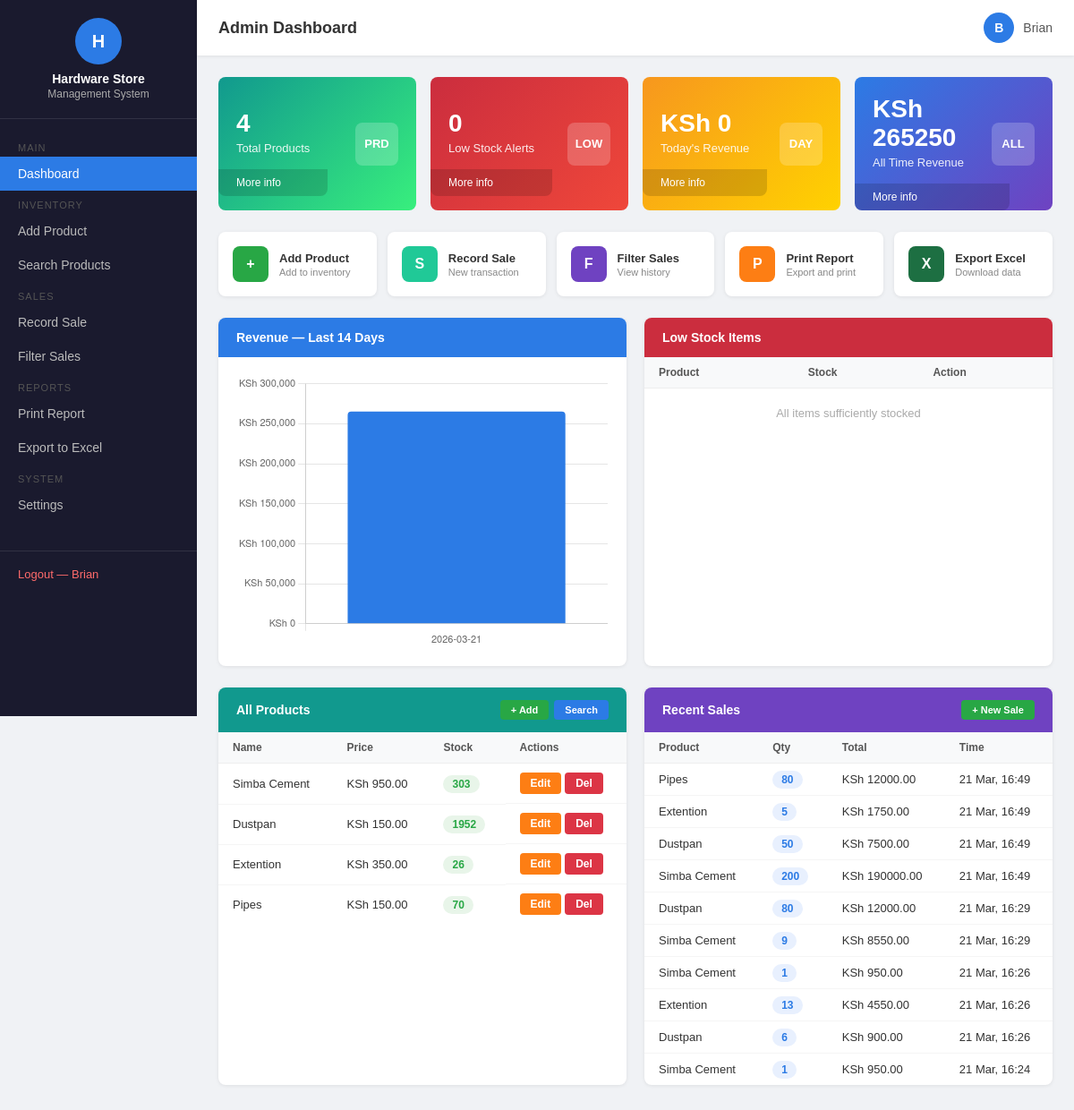
The app's page /dashboard/ (signed in), older data.
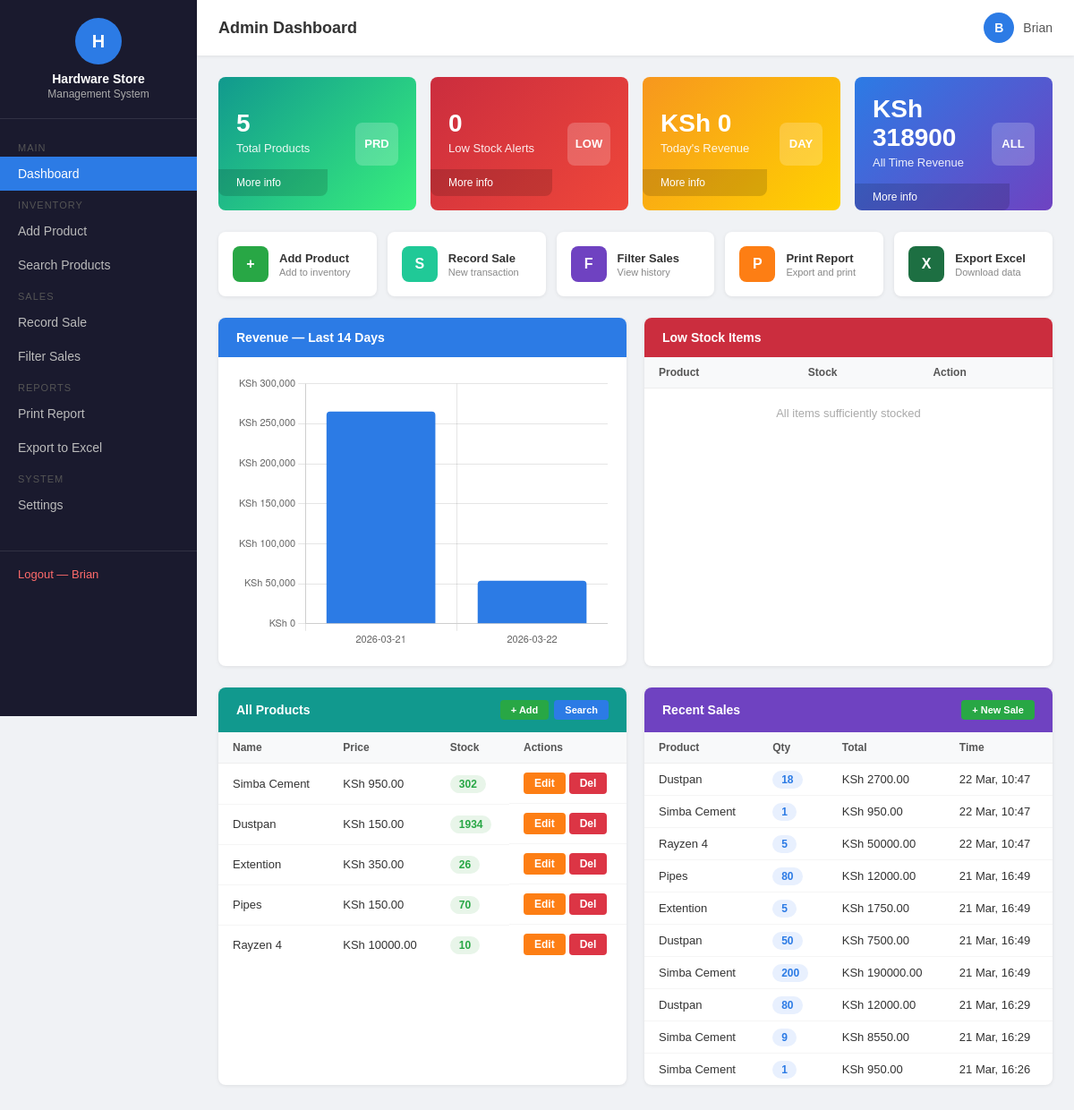
The same page, newer data.
### inventory/models.py (models this page shows, shortened)
class Product(models.Model):
    name = models.CharField(max_length=200)
    category = models.ForeignKey(Category, on_delete=models.SET_NULL, null=True)
    supplier = models.ForeignKey(Supplier, on_delete=models.SET_NULL, null=True)
    price = models.DecimalField(max_digits=10, decimal_places=2)
    stock_quantity = models.IntegerField()
    reorder_level = models.IntegerField(default=5)
    def is_low_stock(self):
        return self.stock_quantity <= self.reorder_level

### sales/models.py (models this page shows, shortened)
class Sale(models.Model):
    receipt = models.ForeignKey(Receipt, on_delete=models.CASCADE, null=True, blank=True, related_name='items')
    receipt_number = models.CharField(max_length=20, blank=True)
    product = models.ForeignKey(Product, on_delete=models.CASCADE)
    quantity_sold = models.IntegerField()
    date = models.DateTimeField(auto_now_add=True)
    total_price = models.DecimalField(max_digits=10, decimal_places=2, blank=True, null=True)

### reports/views.py (the view)
# urls.py: path('', lambda request: redirect('dashboard')),
@login_required
def dashboard(request):
    total_products = Product.objects.count()
    low_stock_items = Product.objects.filter(stock_quantity__lte=F('reorder_level'))
    all_products = Product.objects.select_related('category', 'supplier').all()
    categories = Category.objects.all()
    suppliers = Supplier.objects.all()
    today = date.today()
    today_sales = Sale.objects.filter(date__date=today)
    today_revenue = today_sales.aggregate(total=Sum('total_price'))['total'] or 0
    today_items_sold = today_sales.aggregate(total=Sum('quantity_sold'))['total'] or 0
    total_sales_value = Sale.objects.aggregate(total=Sum('total_price'))['total'] or 0
    recent_sales = Sale.objects.order_by('-date')[:10]
    daily_breakdown = (
        Sale.objects.annotate(day=TruncDate('date'))
        .values('day')
        .annotate(
            revenue=Sum('total_price'),
            items_sold=Sum('quantity_sold'),
            transactions=Count('id')
        )
        .order_by('-day')[:14]
    )
    chart_data_qs = list(reversed(list(daily_breakdown)))
    chart_labels = [str(entry['day']) for entry in chart_data_qs]
    chart_data = [float(entry['revenue']) for entry in chart_data_qs]
    context = {
        'total_products': total_products,
        'low_stock_items': low_stock_items,
        'all_products': all_products,
        'categories': categories,
        'suppliers': suppliers,
        'today_revenue': today_revenue,
        'today_items_sold': today_items_sold,
        'total_sales_value': total_sales_value,
        'recent_sales': recent_sales,
        'daily_breakdown': daily_breakdown,
        'chart_labels': chart_labels,
        'chart_data': chart_data,
        'today': today,
    }
    return render(request, 'reports/dashboard.html', context)

### reports/templates/reports/dashboard.html (shortened to what the changed rows need)
<!DOCTYPE html>
<html>
<head>
</head>
<body>
<div class="sidebar">
    <div class="sidebar-logo">
        <h2>Hardware Store</h2>
    </div>
</div>
<div class="main">
    <div class="content">
        <div class="stats">
            <div class="stat-card teal">
                <div class="stat-info">
                    <h2>{{ total_products }}</h2>
                    <p>Total Products</p>
                    <div class="stat-footer"><a href="/product/add/">More info</a></div>
                </div>
            </div>
            <div class="stat-card red">
                <div class="stat-info">
                    <h2>{{ low_stock_items.count }}</h2>
                </div>
            </div>
            <div class="stat-card amber">
                <div class="stat-info">
                    <h2>KSh {{ today_revenue }}</h2>
                </div>
            </div>
            <div class="stat-card blue">
                <div class="stat-info">
                    <h2>KSh {{ total_sales_value }}</h2>
                    <p>All Time Revenue</p>
                    <div class="stat-footer"><a href="/report/print/">More info</a></div>
                </div>
            </div>
        </div>
        <div class="grid-2">
            <div class="panel">
                <div style="padding: 20px;">
                    <canvas id="salesChart" height="220"></canvas>
                </div>
            </div>
            <div class="panel" id="low-stock">
                <div class="panel-body">
                    <table>
                        <tr><th>Product</th><th>Stock</th><th>Action</th></tr>
                    </table>
                </div>
            </div>
        </div>
        <div class="grid-2">
            <div class="panel">
                <div class="panel-body">
                    <table>
                        <tr><th>Name</th><th>Price</th><th>Stock</th><th>Actions</th></tr>
                        {% for product in all_products %}
                        <tr>
                            <td>{{ product.name }}</td>
                            <td>KSh {{ product.price }}</td>
                            <td>
                                {% if product.is_low_stock %}
                                    <span class="badge badge-red">{{ product.stock_quantity }}</span>
                                {% else %}
                                    <span class="badge badge-green">{{ product.stock_quantity }}</span>
                                {% endif %}
                            </td>
                            <td style="display:flex; gap:4px;">
                                <a href="/product/edit/{{ product.id }}/" class="btn btn-orange">Edit</a>
                                <form method="POST" action="/product/delete/{{ product.id }}/" style="display:inline;" onsubmit="return confirm('Delete {{ product.name }}?')">
                                    <button type="submit" class="btn btn-red">Del</button>
                                </form>
                            </td>
                        </tr>
                        {% empty %}
                        <tr><td colspan="4" class="empty">No products yet — <a href="/product/add/">Add one</a></td></tr>
                        {% endfor %}
                    </table>
                </div>
            </div>
            <div class="panel">
                <div class="panel-body">
                    <table>
                        <tr><th>Product</th><th>Qty</th><th>Total</th><th>Time</th></tr>
                        {% for sale in recent_sales %}
                        <tr>
                            <td>{{ sale.product.name }}</td>
                            <td><span class="badge badge-blue">{{ sale.quantity_sold }}</span></td>
                            <td>KSh {{ sale.total_price }}</td>
                            <td>{{ sale.date|date:"d M, H:i" }}</td>
                        </tr>
                        {% empty %}
                        <tr><td colspan="4" class="empty">No sales yet</td></tr>
                        {% endfor %}
                    </table>
                </div>
            </div>
        </div>
    </div>
</div>
<script>
    const labels = {{ chart_labels|safe }};
    const data = {{ chart_data|safe }};
    new Chart(document.getElementById('salesChart'), {
        type: 'bar',
        data: {
            labels: labels,
            datasets: [{
                data: data,
                backgroundColor: '#2c7be5',
                borderRadius: 4,
            }]
        },
        options: {
            responsive: true,
            plugins: { legend: { display: false } },
            scales: {
                y: {
                    beginAtZero: true,
                    ticks: { callback: v => 'KSh ' + v.toLocaleString(), font: { size: 11 } }
                },
                x: { ticks: { font: { size: 11 } } }
            }
        }
    });
</script>
</body>
</html>

Row changes from the older to the newer data that the page shows:
no longer on this page (row unchanged): Sale: product.name "Extention", quantity_sold "13", total_price "4550.00", date "21 Mar, 16:26"
no longer on this page (row unchanged): Sale: product.name "Dustpan", quantity_sold "6", total_price "900.00", date "21 Mar, 16:26"
no longer on this page (row unchanged): Sale: product.name "Simba Cement", quantity_sold "1", total_price "950.00", date "21 Mar, 16:24"
changed Product "Simba Cement": stock_quantity "303" → "302"
changed Product "Dustpan": stock_quantity "1952" → "1934"
added Product: name "Rayzen 4", price "10000.00", stock_quantity "10"
added Sale: product.name "Dustpan", quantity_sold "18", total_price "2700.00", date "22 Mar, 10:47"
added Sale: product.name "Simba Cement", quantity_sold "1", total_price "950.00", date "22 Mar, 10:47"
added Sale: product.name "Rayzen 4", quantity_sold "5", total_price "50000.00", date "22 Mar, 10:47"
Text that changed along with them:
{{ total_products }}: "4" → "5"
{{ total_sales_value }}: "265250" → "318900"
chart data {{ chart_labels|safe }}: ['2026-03-21'] → ['2026-03-21', '2026-03-22']
chart data {{ chart_data|safe }}: [265250.0] → [265250.0, 53650.0]
